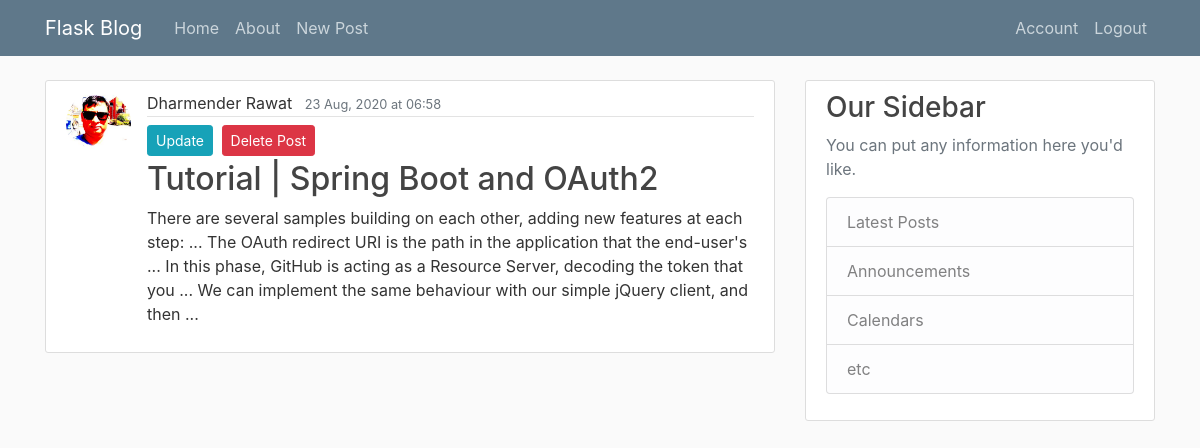
Page /post/18 (signed in) on the earlier database version.
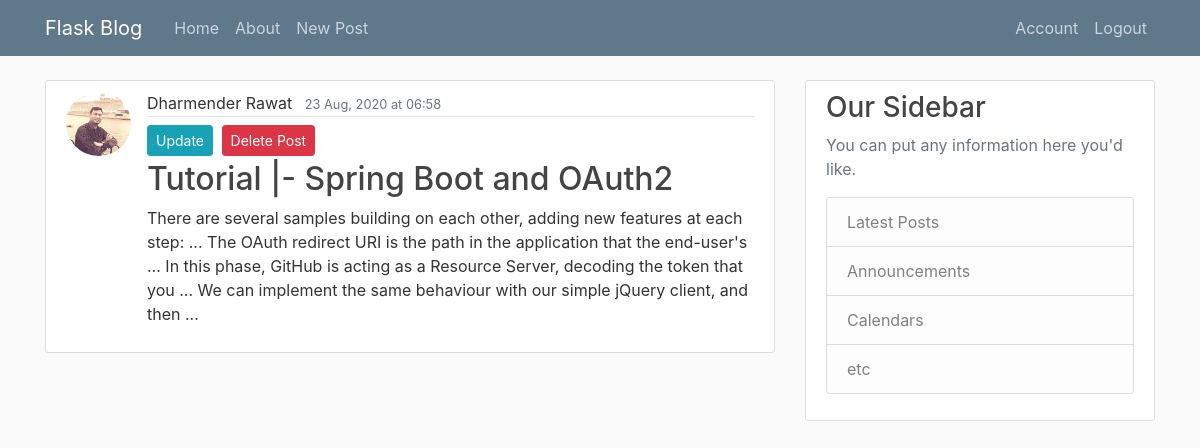
Same page on the later database version.
### blog/models.py (models this page shows, shortened)
class User (db.Model, UserMixin):
    id = db.Column(db.Integer, primary_key = True)
    username = db.Column(db.String(20), unique = True, nullable = False)
    email = db.Column(db.String(120), unique=True, nullable=False)
    image_file = db.Column(db.String(20), nullable=False, default = 'default.jpg')
    password = db.Column(db.String(60), nullable=False)
    posts = db.relationship('Post', backref = 'author', lazy = True)

class Post(db.Model):
    id = db.Column('post_id', db.Integer, primary_key=True)
    title = db.Column(db.String(120),  nullable=False)
    date_posted = db.Column(db.DateTime, nullable=False, default = datetime.utcnow)
    contents = db.Column(db.Text, nullable = False)
    user_id = db.Column(db.Integer, db.ForeignKey('user.id'), nullable = False)

### blog/posts/routes.py (the view)
@posts_bp.route('/post/<int:post_id>')
@login_required
def post(post_id):
    post = Post.query.get_or_404(post_id)
    return render_template('post.html', title=post.title, post = post, date_format=date_format)

### blog/main/utils.py (called while the page is built)
def date_format(mydate):
    mydate = mydate.replace(tzinfo=pytz.UTC)
    mydate = mydate.replace(tzinfo=pytz.UTC)
    return mydate.astimezone(tzlocal()).strftime('%d %b, %Y at %H:%M')

### blog/models.py (called while the page is built)
@login_manager.user_loader
def load_user(user_id):
    return User.query.get(int(user_id))

### blog/templates/post.html (shortened to what this page needs)
{% extends "layout.html" %}
{% block content %}
<article class="media content-section">
    <img class="rounded-circle article-img"
         src="{{ url_for('static', filename='profile_pics/' + post.author.image_file) }}">
    <div class="media-body">
        <div class="article-metadata">
            <a class="mr-2">{{ post.author.username }}</a>
            <small class="text-muted">{{ date_format(post.date_posted) }}</small>
        </div>
        <a class="btn btn-info btn-sm mt-1 mb-1" href="{{ url_for('posts_bp.update_post', post_id=post.id)  }}">Update</a>
        <button type="button" class="btn btn-danger btn-sm m-1" data-toggle="modal" data-target="#deleteModal">
            Delete Post
        </button>
        <h2><a class="article-title">{{ post.title }}</a></h2>
        <p class="article-content">{{ post.contents }}</p>
    </div>
</article>
{% endblock %}

Differences in the rows shown:
changed User "Dharmender Rawat": image_file: a different picture
changed Post: title "Tutorial | Spring Boot and OAuth2" → "Tutorial |- Spring Boot and OAuth2"
